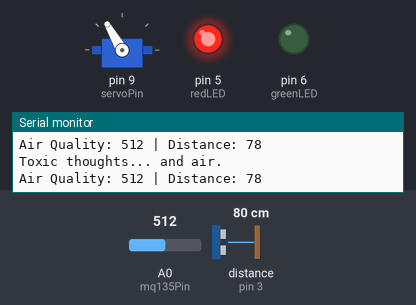
The sketch below on a simulated Arduino Uno, built with avr-gcc and run on an emulated ATmega328P. On the bench: servo, output pins drawn as LEDs (lit = HIGH), the last lines printed to the serial monitor. Wiring (inferred from the names in the program): ultrasonic range finder: trigger pin 2; echo pin 3. The inputs (shaded band) are chosen by the test bench; at power-on: A0 (mq135Pin) = 512, distance to the obstacle (sensor on pin 3) 80 cm. The echo pulse lasts 58.3 µs per cm; pins used as bus, display or sensor lines are not drawn.

Above: at 3.8 s.
3.9 s: A0 (mq135Pin) set to 309
7.8 s: A0 (mq135Pin) set to 287
At 9.5 s:
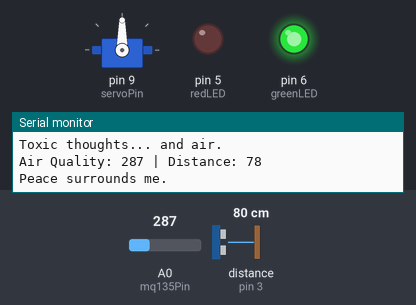
11.7 s: distance to the obstacle (sensor on pin 3) set to 34 cm
15.6 s: distance to the obstacle (sensor on pin 3) set to 28 cm
At 17.19 s:
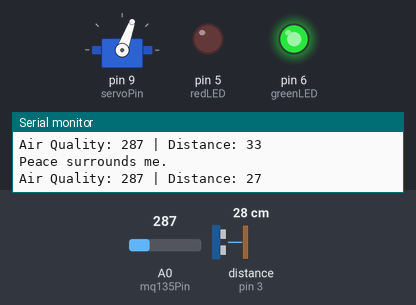
21.4 s: distance to the obstacle (sensor on pin 3) set to 35 cm
At 22.2 s:
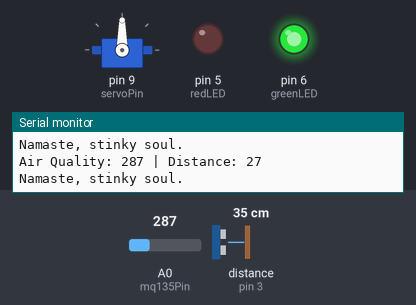
25.3 s: distance to the obstacle (sensor on pin 3) set to 2 cm
At 26.7 s:
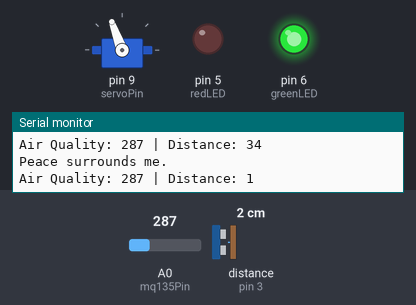
Timing chart, 0 to 31.9 s (numbered marks = the images above; inputs shaded):
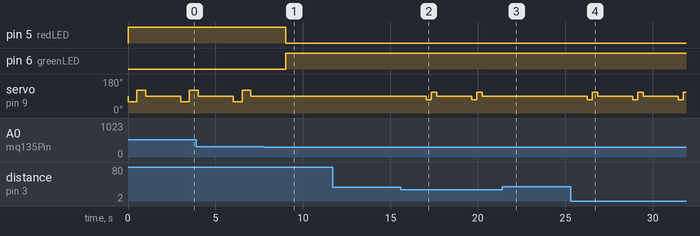

The sketch:

final2.ino
```cpp
#include <Servo.h>

// Pins
const int mq135Pin = A0;     // Air quality sensor
const int trigPin = 2;       // Ultrasonic trigger
const int echoPin = 3;       // Ultrasonic echo
const int redLED = 5;        // Red LED
const int greenLED = 6;      // Green LED
const int servoPin = 9;      // Servo

// Thresholds
const int airBadThreshold = 300;   // Higher = worse air
const int personNearThreshold = 30; // cm

Servo monkArm;

void setup() {
  Serial.begin(9600);
  pinMode(trigPin, OUTPUT);
  pinMode(echoPin, INPUT);
  pinMode(redLED, OUTPUT);
  pinMode(greenLED, OUTPUT);

  monkArm.attach(servoPin);
  monkArm.write(90); // Neutral

  Serial.println("Passive Aggressive Monk starting...");
}

void loop() {
  int airValue = analogRead(mq135Pin);
  int distance = getDistance();

  Serial.print("Air Quality: ");
  Serial.print(airValue);
  Serial.print(" | Distance: ");
  Serial.println(distance);

  if (airValue < airBadThreshold && distance > personNearThreshold) {
    // Peaceful
    digitalWrite(greenLED, HIGH);
    digitalWrite(redLED, LOW);
    monkArm.write(90); // still
    Serial.println("Peace surrounds me.");
  }
  else if (airValue >= airBadThreshold && distance > personNearThreshold) {
    // Bad air
    digitalWrite(greenLED, LOW);
    digitalWrite(redLED, HIGH);
    slowWave();
    Serial.println("Toxic thoughts... and air.");
  }
  else if (distance <= personNearThreshold && airValue < airBadThreshold) {
    // Close person, good air
    digitalWrite(greenLED, HIGH);
    digitalWrite(redLED, LOW);
    bow();
    Serial.println("Namaste, stinky soul.");
  }
  else {
    // Bad air + person close
    digitalWrite(greenLED, LOW);
    digitalWrite(redLED, HIGH);
    fastWave();
    Serial.println("You must leave this place. 💀");
  }

  delay(2000);
}

int getDistance() {
  digitalWrite(trigPin, LOW);
  delayMicroseconds(2);
  digitalWrite(trigPin, HIGH);
  delayMicroseconds(10);
  digitalWrite(trigPin, LOW);
  long duration = pulseIn(echoPin, HIGH);
  return duration * 0.034 / 2;
}

void slowWave() {
  monkArm.write(60);
  delay(500);
  monkArm.write(120);
  delay(500);
  monkArm.write(90);
}

void fastWave() {
  monkArm.write(60);
  delay(200);
  monkArm.write(120);
  delay(200);
  monkArm.write(90);
}

void bow() {
  monkArm.write(70);
  delay(300);
  monkArm.write(110);
  delay(300);
  monkArm.write(90);
}
```

Measured:
- the behaviour switches between 300 and 299 on A0 (mq135Pin) (found by bisection; images 0 and 1)
- the behaviour switches between 32 and 31 cm on distance to the obstacle (sensor on pin 3) (found by bisection; images 1 and 2)
- after the input at 7.8 s, pin 5 (redLED): HIGH → LOW after 1.2 s; pin 6 (greenLED): LOW → HIGH after 1.2 s; servo on pin 9 (servoPin): stays 90° (without the input it goes to 60° after 1.2 s)
- after the input at 15.6 s, servo on pin 9 (servoPin): 90° → 70° after 1.4 s, → 110° 0.30 s later, → 90° 0.30 s later, → 70° 2.0 s later, … (6 changes in this stretch)
- after the input at 21.4 s, servo on pin 9 (servoPin): stops changing and stays 90°
- after the input at 25.3 s, servo on pin 9 (servoPin): 90° → 70° after 0.95 s, then repeats every 2.6 s: 110° 0.30 s, 90° 2.0 s, 70° 0.30 s
